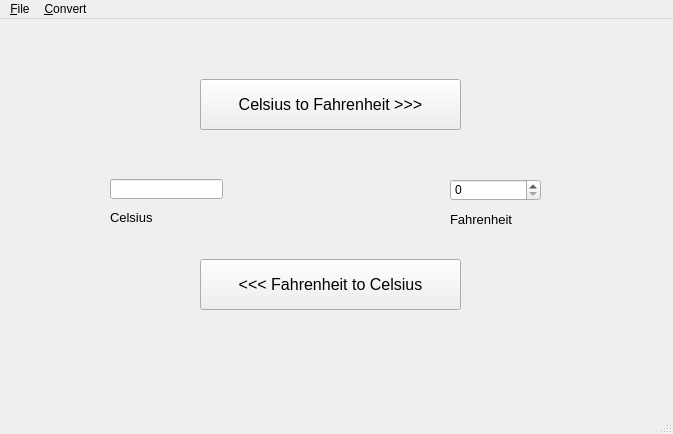
<?xml version="1.0" encoding="UTF-8"?>
<ui version="4.0">
 <class>MainWindow</class>
 <widget class="QMainWindow" name="MainWindow">
  <property name="geometry">
   <rect>
    <x>0</x>
    <y>0</y>
    <width>673</width>
    <height>434</height>
   </rect>
  </property>
  <property name="windowTitle">
   <string>MainWindow</string>
  </property>
  <widget class="QWidget" name="centralwidget">
   <widget class="QLineEdit" name="editCel">
    <property name="geometry">
     <rect>
      <x>110</x>
      <y>160</y>
      <width>113</width>
      <height>20</height>
     </rect>
    </property>
   </widget>
   <widget class="QSpinBox" name="spinFahr">
    <property name="geometry">
     <rect>
      <x>450</x>
      <y>160</y>
      <width>91</width>
      <height>22</height>
     </rect>
    </property>
   </widget>
   <widget class="QPushButton" name="btn_FtoC">
    <property name="geometry">
     <rect>
      <x>200</x>
      <y>240</y>
      <width>261</width>
      <height>51</height>
     </rect>
    </property>
    <property name="font">
     <font>
      <pointsize>12</pointsize>
     </font>
    </property>
    <property name="text">
     <string>&lt;&lt;&lt; Fahrenheit to Celsius</string>
    </property>
   </widget>
   <widget class="QPushButton" name="btn_CtoF">
    <property name="geometry">
     <rect>
      <x>200</x>
      <y>60</y>
      <width>261</width>
      <height>51</height>
     </rect>
    </property>
    <property name="font">
     <font>
      <pointsize>12</pointsize>
     </font>
    </property>
    <property name="text">
     <string>Celsius to Fahrenheit &gt;&gt;&gt;</string>
    </property>
   </widget>
   <widget class="QLabel" name="label">
    <property name="geometry">
     <rect>
      <x>110</x>
      <y>190</y>
      <width>61</width>
      <height>16</height>
     </rect>
    </property>
    <property name="font">
     <font>
      <pointsize>10</pointsize>
     </font>
    </property>
    <property name="text">
     <string>Celsius</string>
    </property>
   </widget>
   <widget class="QLabel" name="label_2">
    <property name="geometry">
     <rect>
      <x>450</x>
      <y>190</y>
      <width>111</width>
      <height>21</height>
     </rect>
    </property>
    <property name="font">
     <font>
      <pointsize>10</pointsize>
     </font>
    </property>
    <property name="text">
     <string>Fahrenheit</string>
    </property>
   </widget>
  </widget>
  <widget class="QMenuBar" name="menubar">
   <property name="geometry">
    <rect>
     <x>0</x>
     <y>0</y>
     <width>673</width>
     <height>21</height>
    </rect>
   </property>
   <widget class="QMenu" name="menuFile">
    <property name="title">
     <string>&amp;File</string>
    </property>
    <addaction name="actionExit"/>
   </widget>
   <widget class="QMenu" name="menuConvert">
    <property name="title">
     <string>&amp;Convert</string>
    </property>
    <addaction name="actionC_to_F"/>
    <addaction name="actionF_to_C"/>
   </widget>
   <addaction name="menuFile"/>
   <addaction name="menuConvert"/>
  </widget>
  <widget class="QStatusBar" name="statusbar"/>
  <action name="actionExit">
   <property name="text">
    <string>E&amp;xit</string>
   </property>
  </action>
  <action name="actionC_to_F">
   <property name="text">
    <string>&amp;C to F</string>
   </property>
  </action>
  <action name="actionF_to_C">
   <property name="text">
    <string>&amp;F to C</string>
   </property>
  </action>
 </widget>
 <resources/>
 <connections/>
</ui>
